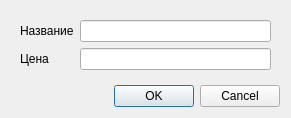
<?xml version="1.0" encoding="UTF-8"?>
<ui version="4.0">
 <class>DialogAddUnitStack</class>
 <widget class="QDialog" name="DialogAddUnitStack">
  <property name="geometry">
   <rect>
    <x>0</x>
    <y>0</y>
    <width>291</width>
    <height>117</height>
   </rect>
  </property>
  <property name="windowTitle">
   <string>Dialog</string>
  </property>
  <layout class="QVBoxLayout" name="verticalLayout">
   <item>
    <widget class="QWidget" name="widget" native="true">
     <layout class="QFormLayout" name="formLayout">
      <item row="0" column="0">
       <widget class="QLabel" name="label">
        <property name="text">
         <string>Название</string>
        </property>
       </widget>
      </item>
      <item row="0" column="1">
       <widget class="QLineEdit" name="lineName"/>
      </item>
      <item row="1" column="0">
       <widget class="QLabel" name="label_2">
        <property name="text">
         <string>Цена</string>
        </property>
       </widget>
      </item>
      <item row="1" column="1">
       <widget class="QLineEdit" name="linePrice"/>
      </item>
     </layout>
    </widget>
   </item>
   <item>
    <widget class="QDialogButtonBox" name="buttonBox">
     <property name="orientation">
      <enum>Qt::Horizontal</enum>
     </property>
     <property name="standardButtons">
      <set>QDialogButtonBox::Cancel|QDialogButtonBox::Ok</set>
     </property>
    </widget>
   </item>
  </layout>
 </widget>
 <resources/>
 <connections>
  <connection>
   <sender>buttonBox</sender>
   <signal>accepted()</signal>
   <receiver>DialogAddUnitStack</receiver>
   <slot>accept()</slot>
   <hints>
    <hint type="sourcelabel">
     <x>248</x>
     <y>254</y>
    </hint>
    <hint type="destinationlabel">
     <x>157</x>
     <y>274</y>
    </hint>
   </hints>
  </connection>
  <connection>
   <sender>buttonBox</sender>
   <signal>rejected()</signal>
   <receiver>DialogAddUnitStack</receiver>
   <slot>reject()</slot>
   <hints>
    <hint type="sourcelabel">
     <x>316</x>
     <y>260</y>
    </hint>
    <hint type="destinationlabel">
     <x>286</x>
     <y>274</y>
    </hint>
   </hints>
  </connection>
 </connections>
</ui>
